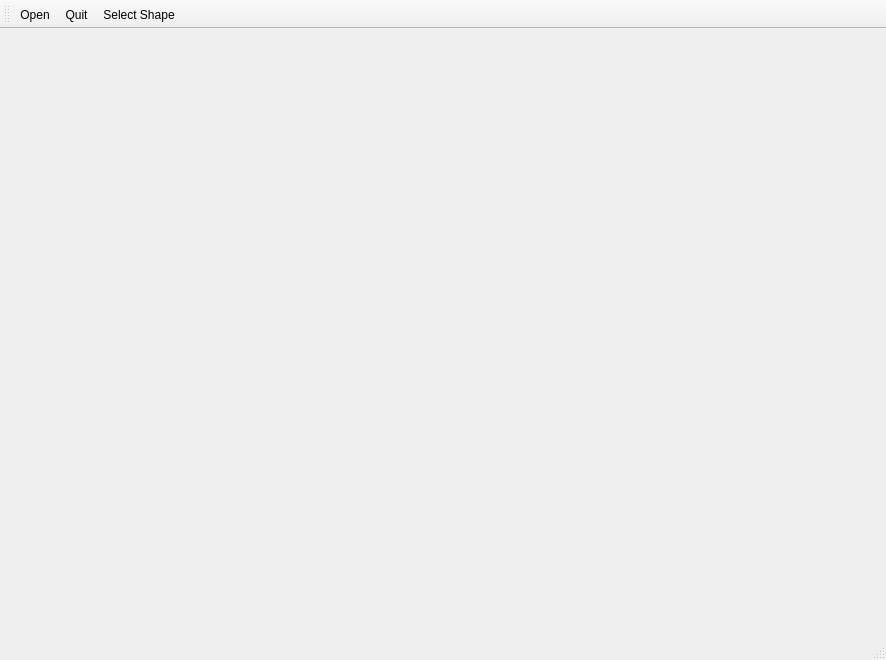
<?xml version="1.0" encoding="UTF-8"?>
<ui version="4.0">
 <class>MainWindow</class>
 <widget class="QMainWindow" name="MainWindow">
  <property name="geometry">
   <rect>
    <x>0</x>
    <y>0</y>
    <width>886</width>
    <height>660</height>
   </rect>
  </property>
  <property name="windowTitle">
   <string>Circles</string>
  </property>
  <widget class="QWidget" name="centralWidget">
   <layout class="QHBoxLayout" name="horizontalLayout">
    <property name="leftMargin">
     <number>0</number>
    </property>
    <property name="topMargin">
     <number>0</number>
    </property>
    <property name="rightMargin">
     <number>0</number>
    </property>
    <property name="bottomMargin">
     <number>0</number>
    </property>
    <item>
     <widget class="PackingView" name="view" native="true">
      <property name="autoFillBackground">
       <bool>false</bool>
      </property>
     </widget>
    </item>
   </layout>
  </widget>
  <widget class="QStatusBar" name="statusBar"/>
  <widget class="QToolBar" name="toolBar">
   <property name="windowTitle">
    <string>toolBar</string>
   </property>
   <attribute name="toolBarArea">
    <enum>TopToolBarArea</enum>
   </attribute>
   <attribute name="toolBarBreak">
    <bool>false</bool>
   </attribute>
   <addaction name="actionOpen"/>
   <addaction name="actionQuit"/>
   <addaction name="actionSelectShape"/>
  </widget>
  <action name="actionOpen">
   <property name="text">
    <string>Open</string>
   </property>
   <property name="shortcut">
    <string>O</string>
   </property>
  </action>
  <action name="actionQuit">
   <property name="text">
    <string>Quit</string>
   </property>
   <property name="shortcut">
    <string>Q</string>
   </property>
  </action>
  <action name="actionSelectShape">
   <property name="text">
    <string>Select Shape</string>
   </property>
   <property name="toolTip">
    <string>Open the shape selector dialog to select a shape.</string>
   </property>
   <property name="shortcut">
    <string>S</string>
   </property>
  </action>
 </widget>
 <layoutdefault spacing="6" margin="11"/>
 <customwidgets>
  <customwidget>
   <class>PackingView</class>
   <extends>QWidget</extends>
   <header>PackingView.hpp</header>
   <container>1</container>
  </customwidget>
 </customwidgets>
 <resources/>
 <connections>
  <connection>
   <sender>actionQuit</sender>
   <signal>triggered()</signal>
   <receiver>MainWindow</receiver>
   <slot>close()</slot>
   <hints>
    <hint type="sourcelabel">
     <x>-1</x>
     <y>-1</y>
    </hint>
    <hint type="destinationlabel">
     <x>367</x>
     <y>285</y>
    </hint>
   </hints>
  </connection>
 </connections>
</ui>
